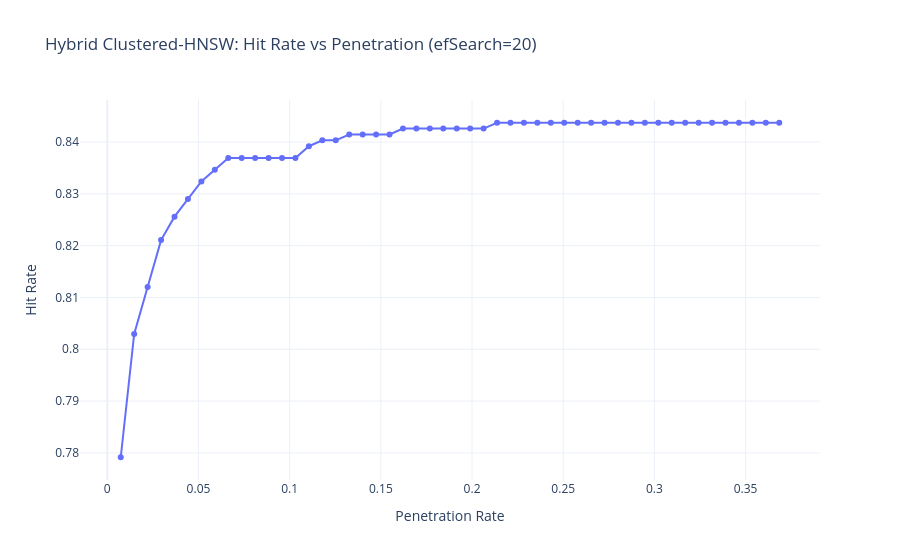

Notebook code for this chart:
### Code cell
import os
import numpy as np
import random
import faiss
import plotly.graph_objects as go

# =========================================================
#  Load IITD_UPD Templates (70:30 Split)
# =========================================================
def load_iitd_upd_templates(root_folder, seed=42, split_ratio=0.7):
    random.seed(seed)
    index_vectors, index_labels = [], []
    query_vectors, query_labels = [], []

    subject_folders = sorted(
        [d for d in os.listdir(root_folder) if os.path.isdir(os.path.join(root_folder, d))]
    )

    for subject in subject_folders:
        subject_path = os.path.join(root_folder, subject)
        files = sorted([f for f in os.listdir(subject_path) if f.endswith('.npy')])
        if not files:
            continue

        random.shuffle(files)
        split_point = max(1, int(len(files) * split_ratio))
        index_files = files[:split_point]
        query_files = files[split_point:]

        for f in index_files:
            vec = np.load(os.path.join(subject_path, f)).astype('float32').flatten()
            index_vectors.append(vec)
            index_labels.append(subject)

        for f in query_files:
            vec = np.load(os.path.join(subject_path, f)).astype('float32').flatten()
            query_vectors.append(vec)
            query_labels.append(subject)

    return (
        np.vstack(index_vectors),
        np.array(index_labels),
        np.vstack(query_vectors),
        np.array(query_labels)
    )


# =========================================================
#  Hybrid Clustering + HNSW Index
# =========================================================
class HybridClusterHNSW:
    def __init__(self, dim, n_clusters=10, M=16, efC=200, efS=20):
        self.dim = dim
        self.n_clusters = n_clusters
        self.M = M
        self.efC = efC
        self.efS = efS
        self.kmeans = faiss.Kmeans(dim, n_clusters, niter=20, verbose=False)
        self.cluster_indices = []   # list of faiss.IndexHNSWFlat
        self.cluster_labels = []    # parallel list of labels for each index

    def fit(self, vectors, labels):
        print("Performing coarse clustering...")
        self.kmeans.train(vectors)
        _, assign = self.kmeans.index.search(vectors, 1)
        assign = assign.flatten()

        self.cluster_indices = []
        self.cluster_labels = []

        for c in range(self.n_clusters):
            members = np.where(assign == c)[0]
            if len(members) == 0:
                self.cluster_indices.append(None)
                self.cluster_labels.append(None)
                continue

            cluster_vecs = vectors[members]
            cluster_labs = labels[members]

            index = faiss.IndexHNSWFlat(self.dim, self.M)
            index.hnsw.efConstruction = self.efC
            index.hnsw.efSearch = self.efS
            index.add(cluster_vecs)

            self.cluster_indices.append(index)
            self.cluster_labels.append(cluster_labs)

            print(f"Cluster {c}: {len(members)} vectors")

    def search(self, queries, top_clusters=3, k=10):
        """Search queries: first cluster search, then within top clusters' HNSW"""
        # Step 1: find nearest clusters
        _, cluster_ids = self.kmeans.index.search(queries, top_clusters)
        all_labels = []
        for qi, q in enumerate(queries):
            labels_collected = []
            for cid in cluster_ids[qi]:
                if self.cluster_indices[cid] is None:
                    continue
                index = self.cluster_indices[cid]
                labs = self.cluster_labels[cid]
                D, I = index.search(q.reshape(1, -1), k)
                labels_collected.extend(labs[I.flatten()])
            all_labels.append(labels_collected)
        return all_labels


# =========================================================
#  Evaluation (Hit Rate vs Penetration)
# =========================================================
def evaluate_hit_rate_topk(hybrid_index, index_labels, query_vectors, query_labels, k_max=50):
    total_indexed = len(index_labels)
    total_queries = len(query_labels)
    hit_rates, penetration_rates = [], []

    for k in range(1, k_max + 1):
        hits = 0
        retrieved_total = 0
        predicted_labels_all = hybrid_index.search(query_vectors, top_clusters=3, k=k)
        for qi, predicted_labels in enumerate(predicted_labels_all):
            retrieved_total += len(predicted_labels)
            if query_labels[qi] in predicted_labels[:k]:
                hits += 1
        hit_rate = hits / total_queries
        penetration = min(k * hybrid_index.n_clusters, total_indexed) / total_indexed
        hit_rates.append(hit_rate)
        penetration_rates.append(penetration)
        print(f"Top-{k}: Hit rate={hit_rate:.4f}, Penetration={penetration:.4f}")
    return penetration_rates, hit_rates


# =========================================================
#  Plotting
# =========================================================
def plot_hit_rate_vs_penetration(penetration_rates, hit_rates, efSearch):
    fig = go.Figure()
    fig.add_trace(go.Scatter(
        x=penetration_rates,
        y=hit_rates,
        mode='lines+markers',
        name=f"Hybrid efSearch={efSearch}",
        line=dict(width=2),
        marker=dict(size=6)
    ))
    fig.update_layout(
        title=f"Hybrid Clustered-HNSW: Hit Rate vs Penetration (efSearch={efSearch})",
        xaxis_title="Penetration Rate",
        yaxis_title="Hit Rate",
        template="plotly_white"
    )
    fig.show()


# =========================================================
#  Main
# =========================================================
def main(data_folder, n_clusters=10, efSearch=20, k_max=50):
    index_x, index_y, query_x, query_y = load_iitd_upd_templates(data_folder)
    dim = index_x.shape[1]
    print(f"\nLoaded {len(index_y)} index templates and {len(query_y)} queries, dim={dim}")

    hybrid = HybridClusterHNSW(dim, n_clusters=n_clusters, efS=efSearch)
    hybrid.fit(index_x, index_y)
    penetration_rates, hit_rates = evaluate_hit_rate_topk(hybrid, index_y, query_x, query_y, k_max=k_max)
    plot_hit_rate_vs_penetration(penetration_rates, hit_rates, efSearch)


if __name__ == "__main__":
    data_folder = "IITD_UPD"
    main(data_folder, n_clusters=10, efSearch=20, k_max=50)

### Figure 1 — Plotly figure (JSON) as saved in the notebook; plotly's stock layout.template omitted (floating-point values rounded to 4 significant figures)
{"data": [{"line": {"width": 2}, "marker": {"size": 6}, "mode": "lines+markers", "name": "Hybrid efSearch=20", "type": "scatter", "x": [0.007369, 0.01474, 0.02211, 0.02948, 0.03685, 0.04422, 0.05158, 0.05895, 0.06632, 0.07369, 0.08106, 0.08843, 0.0958, 0.1032, 0.1105, 0.1179, 0.1253, 0.1326, 0.14, 0.1474, 0.1548, 0.1621, 0.1695, 0.1769, 0.1842, 0.1916, 0.199, 0.2063, 0.2137, 0.2211, 0.2284, 0.2358, 0.2432, 0.2506, 0.2579, 0.2653, 0.2727, 0.28, 0.2874, 0.2948, 0.3021, 0.3095, 0.3169, 0.3242, 0.3316, 0.339, 0.3464, 0.3537, 0.3611, 0.3685], "y": [0.7792, 0.8029, 0.812, 0.8211, 0.8256, 0.829, 0.8324, 0.8347, 0.8369, 0.8369, 0.8369, 0.8369, 0.8369, 0.8369, 0.8392, 0.8403, 0.8403, 0.8414, 0.8414, 0.8414, 0.8414, 0.8426, 0.8426, 0.8426, 0.8426, 0.8426, 0.8426, 0.8426, 0.8437, 0.8437, 0.8437, 0.8437, 0.8437, 0.8437, 0.8437, 0.8437, 0.8437, 0.8437, 0.8437, 0.8437, 0.8437, 0.8437, 0.8437, 0.8437, 0.8437, 0.8437, 0.8437, 0.8437, 0.8437, 0.8437]}], "layout": {"title": {"text": "Hybrid Clustered-HNSW: Hit Rate vs Penetration (efSearch=20)"}, "xaxis": {"title": {"text": "Penetration Rate"}}, "yaxis": {"title": {"text": "Hit Rate"}}}}
